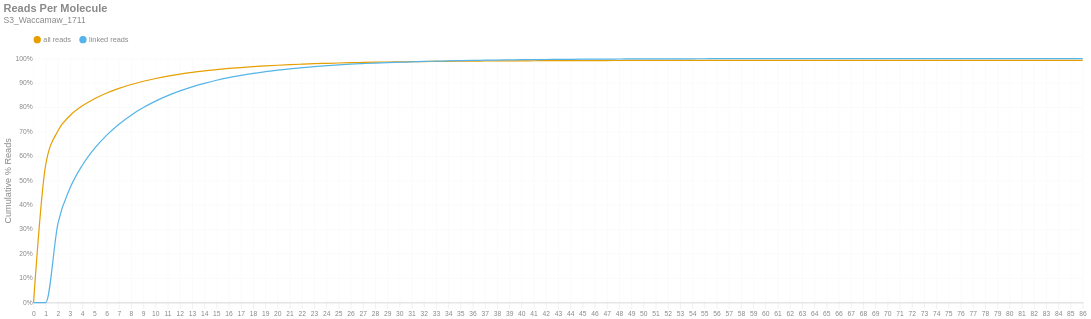

This figure's notebook cell:
### Markdown cell above
### Reads per Molecule
This chart shows the cumulative distribution of the number of reads per linked molecule. That is, how many alignments are associated with a unique molecule. This excludes the number of reads associated with invalid or absent linked-read barcodes. The `linked` histogram is the percentages recalculated when disregarding singletons.

### Code cell
if SKIPLR:
    print_html(f"Skipped")
else:
    counts = np.bincount(valids['reads'].cast(pl.Int64).to_numpy())
    weighted = counts * np.arange(len(counts))
    all_perc = weighted / n_reads
    linked_perc = weighted / n_linked_reads
    linked_perc[1] = 0
    binned_df = pl.DataFrame({
        'readsper': list(range(len(counts))),
        'all reads (cumsum)': np.cumsum(all_perc).tolist(),
        'linked reads (cumsum)': np.cumsum(linked_perc).tolist(),
    })

    with SafeRender(binned_df):
        (
            density_plot(binned_df, 'Reads Per Molecule', samplename, 'readspmol')
            .encode(
                x=alt.X('readsper:O', title=None).axis(labelAngle=0).scale(padding=0),
                y=alt.Y('value:Q', title='Cumulative % Reads').axis(format='%').stack(False),
                color=alt.Color("key:N").scale(domain=["all reads", "linked reads"]),
                tooltip=[
                    alt.Tooltip("key:N", title="Data Type"),
                    alt.Tooltip("readsper:O", title="Reads Per Molecule"),
                    alt.Tooltip("value:Q", format=".2%", title="% Reads (Cum.)")
                ]            
            )
        ).display()

### Figure 1 — Vega-Lite specification as saved in the notebook (floating-point values rounded to 4 significant figures)
{"width": "container", "height": 400, "config": {"title": {"anchor": "start", "dy": -15, "fontSize": 18, "color": "#888888", "subtitleColor": "#888888", "subtitleFontSize": 14}, "arc": {"fill": "#0072B2"}, "axis": {"domainColor": "#888888", "domainWidth": 0.5, "gridWidth": 0.2, "grid": false, "titleFontWeight": 400, "titleFontSize": 15, "labelFontSize": 11, "labelColor": "#888888", "tickColor": "#888888", "tickWidth": 0.2, "titleColor": "#888888"}, "axisBand": {"grid": false}, "axisX": {"grid": true, "tickSize": 10, "domainCap": "round"}, "axisY": {"domain": false, "grid": true, "tickSize": 0, "domainCap": "round"}, "background": "transparent", "header": {"labelFontSize": 15, "labelColor": "#888888", "titleFontSize": 15, "titleFontWeight": 600, "titleColor": "#888888"}, "legend": {"labelFont": "sans-serif", "labelFontSize": 12, "labelColor": "#888888", "symbolSize": 100, "symbolType": "circle", "titleFontSize": 12, "titlePadding": 10, "titleColor": "#888888", "title": null, "orient": "top"}, "range": {"category": ["#E69F00", "#56B4E9", "#009E73", "#F0E442", "#0072B2", "#D55E00", "#CC79A7", "#000000"], "diverging": ["#cfe8f3", "#a2d4ec", "#73bfe2", "#46abdb", "#1696d2", "#12719e"]}, "area": {"fill": "#0072B2", "fillOpacity": 0.7, "line": true, "strokeOpacity": 0.7}, "line": {"color": "#0072B2", "stroke": "#0072B2", "strokeWidth": 2}, "trail": {"color": "#0072B2", "stroke": "#0072B2", "strokeWidth": 0, "size": 1}, "point": {"filled": true, "fillOpacity": 1.0, "size": 95}, "text": {"color": "#888888", "fontSize": 11, "align": "right", "fontWeight": 400, "size": 11}, "bar": {"fill": "#0072B2", "stroke": null}, "view": {"stroke": null, "continuousWidth": 660, "continuousHeight": 400}}, "data": {"name": "data-9b9ae07ac6b3848840ab9d54e0aa3b28"}, "mark": {"type": "line", "interpolate": "monotone", "point": {"opacity": 0, "size": 275}}, "encoding": {"color": {"field": "key", "scale": {"domain": ["all reads", "linked reads"]}, "type": "nominal"}, "tooltip": [{"field": "key", "title": "Data Type", "type": "nominal"}, {"field": "readsper", "title": "Reads Per Molecule", "type": "ordinal"}, {"field": "value", "format": ".2%", "title": "% Reads (Cum.)", "type": "quantitative"}], "x": {"axis": {"labelAngle": 0}, "field": "readsper", "scale": {"padding": 0}, "title": null, "type": "ordinal"}, "y": {"axis": {"format": "%"}, "field": "value", "stack": false, "title": "Cumulative % Reads", "type": "quantitative"}}, "params": [{"name": "param_c36ac31b6afebe62", "select": {"type": "point", "fields": ["key"]}, "bind": "legend"}], "title": {"text": "Reads Per Molecule", "subtitle": "S3_Waccamaw_1711"}, "transform": [{"fold": ["all reads (cumsum)", "linked reads (cumsum)"]}, {"calculate": "replace(datum.key, ' (cumsum)', '')", "as": "key"}, {"filter": {"param": "param_c36ac31b6afebe62"}}], "usermeta": {"embedOptions": {"downloadFileName": "S3_Waccamaw_1711.readspmol"}}, "$schema": "https://vega.github.io/schema/vega-lite/v6.1.0.json", "datasets": {"data-9b9ae07ac6b3848840ab9d54e0aa3b28": [{"readsper": 0, "all reads (cumsum)": 0.0, "linked reads (cumsum)": 0.0}, {"readsper": 1, "all reads (cumsum)": 0.5658, "linked reads (cumsum)": 0.0}, {"readsper": 2, "all reads (cumsum)": 0.7042, "linked reads (cumsum)": 0.3241}, {"readsper": 3, "all reads (cumsum)": 0.7666, "linked reads (cumsum)": 0.4701}, {"readsper": 4, "all reads (cumsum)": 0.8062, "linked reads (cumsum)": 0.5629}, {"readsper": 5, "all reads (cumsum)": 0.8356, "linked reads (cumsum)": 0.6318}, {"readsper": 6, "all reads (cumsum)": 0.8589, "linked reads (cumsum)": 0.6863}, {"readsper": 7, "all reads (cumsum)": 0.878, "linked reads (cumsum)": 0.7311}, {"readsper": 8, "all reads (cumsum)": 0.8938, "linked reads (cumsum)": 0.7681}, {"readsper": 9, "all reads (cumsum)": 0.9071, "linked reads (cumsum)": 0.7991}, {"readsper": 10, "all reads (cumsum)": 0.9183, "linked reads (cumsum)": 0.8254}, {"readsper": 11, "all reads (cumsum)": 0.9279, "linked reads (cumsum)": 0.8479}, {"readsper": 12, "all reads (cumsum)": 0.9362, "linked reads (cumsum)": 0.8674}, {"readsper": 13, "all reads (cumsum)": 0.9434, "linked reads (cumsum)": 0.8842}, {"readsper": 14, "all reads (cumsum)": 0.9495, "linked reads (cumsum)": 0.8985}, {"readsper": 15, "all reads (cumsum)": 0.9549, "linked reads (cumsum)": 0.9111}, {"readsper": 16, "all reads (cumsum)": 0.9594, "linked reads (cumsum)": 0.9216}, {"readsper": 17, "all reads (cumsum)": 0.9633, "linked reads (cumsum)": 0.9307}, {"readsper": 18, "all reads (cumsum)": 0.9669, "linked reads (cumsum)": 0.9391}, {"readsper": 19, "all reads (cumsum)": 0.9699, "linked reads (cumsum)": 0.9461}, {"readsper": 20, "all reads (cumsum)": 0.9726, "linked reads (cumsum)": 0.9526}, {"readsper": 21, "all reads (cumsum)": 0.9749, "linked reads (cumsum)": 0.958}, {"readsper": 22, "all reads (cumsum)": 0.9769, "linked reads (cumsum)": 0.9627}, {"readsper": 23, "all reads (cumsum)": 0.9788, "linked reads (cumsum)": 0.9671}, {"readsper": 24, "all reads (cumsum)": 0.9804, "linked reads (cumsum)": 0.9707}, {"readsper": 25, "all reads (cumsum)": 0.9818, "linked reads (cumsum)": 0.9742}, {"readsper": 26, "all reads (cumsum)": 0.9831, "linked reads (cumsum)": 0.9771}, {"readsper": 27, "all reads (cumsum)": 0.9841, "linked reads (cumsum)": 0.9795}, {"readsper": 28, "all reads (cumsum)": 0.9851, "linked reads (cumsum)": 0.9817}, {"readsper": 29, "all reads (cumsum)": 0.9859, "linked reads (cumsum)": 0.9836}, {"readsper": 30, "all reads (cumsum)": 0.9865, "linked reads (cumsum)": 0.9852}, {"readsper": 31, "all reads (cumsum)": 0.9872, "linked reads (cumsum)": 0.9868}, {"readsper": 32, "all reads (cumsum)": 0.9878, "linked reads (cumsum)": 0.9883}, {"readsper": 33, "all reads (cumsum)": 0.9883, "linked reads (cumsum)": 0.9894}, {"readsper": 34, "all reads (cumsum)": 0.9889, "linked reads (cumsum)": 0.9906}, {"readsper": 35, "all reads (cumsum)": 0.9892, "linked reads (cumsum)": 0.9915}, {"readsper": 36, "all reads (cumsum)": 0.9896, "linked reads (cumsum)": 0.9924}, {"readsper": 37, "all reads (cumsum)": 0.99, "linked reads (cumsum)": 0.9932}, {"readsper": 38, "all reads (cumsum)": 0.9903, "linked reads (cumsum)": 0.994}, {"readsper": 39, "all reads (cumsum)": 0.9905, "linked reads (cumsum)": 0.9946}, {"readsper": 40, "all reads (cumsum)": 0.9908, "linked reads (cumsum)": 0.9952}, {"readsper": 41, "all reads (cumsum)": 0.991, "linked reads (cumsum)": 0.9957}, {"readsper": 42, "all reads (cumsum)": 0.9912, "linked reads (cumsum)": 0.9961}, {"readsper": 43, "all reads (cumsum)": 0.9914, "linked reads (cumsum)": 0.9965}, {"readsper": 44, "all reads (cumsum)": 0.9916, "linked reads (cumsum)": 0.997}, {"readsper": 45, "all reads (cumsum)": 0.9917, "linked reads (cumsum)": 0.9974}, {"readsper": 46, "all reads (cumsum)": 0.9919, "linked reads (cumsum)": 0.9977}, {"readsper": 47, "all reads (cumsum)": 0.992, "linked reads (cumsum)": 0.998}, {"readsper": 48, "all reads (cumsum)": 0.9921, "linked reads (cumsum)": 0.9982}, {"readsper": 49, "all reads (cumsum)": 0.9922, "linked reads (cumsum)": 0.9983}, {"readsper": 50, "all reads (cumsum)": 0.9922, "linked reads (cumsum)": 0.9985}, {"readsper": 51, "all reads (cumsum)": 0.9923, "linked reads (cumsum)": 0.9987}, {"readsper": 52, "all reads (cumsum)": 0.9924, "linked reads (cumsum)": 0.9988}, {"readsper": 53, "all reads (cumsum)": 0.9924, "linked reads (cumsum)": 0.999}, {"readsper": 54, "all reads (cumsum)": 0.9925, "linked reads (cumsum)": 0.9991}, {"readsper": 55, "all reads (cumsum)": 0.9925, "linked reads (cumsum)": 0.9993}, {"readsper": 56, "all reads (cumsum)": 0.9926, "linked reads (cumsum)": 0.9994}, {"readsper": 57, "all reads (cumsum)": 0.9926, "linked reads (cumsum)": 0.9994}, {"readsper": 58, "all reads (cumsum)": 0.9926, "linked reads (cumsum)": 0.9994}, {"readsper": 59, "all reads (cumsum)": 0.9926, "linked reads (cumsum)": 0.9995}, {"readsper": 60, "all reads (cumsum)": 0.9926, "linked reads (cumsum)": 0.9995}, {"readsper": 61, "all reads (cumsum)": 0.9927, "linked reads (cumsum)": 0.9995}, {"readsper": 62, "all reads (cumsum)": 0.9927, "linked reads (cumsum)": 0.9996}, {"readsper": 63, "all reads (cumsum)": 0.9927, "linked reads (cumsum)": 0.9997}, {"readsper": 64, "all reads (cumsum)": 0.9927, "linked reads (cumsum)": 0.9997}, {"readsper": 65, "all reads (cumsum)": 0.9927, "linked reads (cumsum)": 0.9997}, {"readsper": 66, "all reads (cumsum)": 0.9928, "linked reads (cumsum)": 0.9998}, {"readsper": 67, "all reads (cumsum)": 0.9928, "linked reads (cumsum)": 0.9998}, {"readsper": 68, "all reads (cumsum)": 0.9928, "linked reads (cumsum)": 0.9999}, {"readsper": 69, "all reads (cumsum)": 0.9928, "linked reads (cumsum)": 0.9999}, {"readsper": 70, "all reads (cumsum)": 0.9928, "linked reads (cumsum)": 0.9999}, {"readsper": 71, "all reads (cumsum)": 0.9928, "linked reads (cumsum)": 0.9999}, {"readsper": 72, "all reads (cumsum)": 0.9928, "linked reads (cumsum)": 0.9999}, {"readsper": 73, "all reads (cumsum)": 0.9928, "linked reads (cumsum)": 1.0}, {"readsper": 74, "all reads (cumsum)": 0.9928, "linked reads (cumsum)": 1.0}, {"readsper": 75, "all reads (cumsum)": 0.9928, "linked reads (cumsum)": 1.0}, {"readsper": 76, "all reads (cumsum)": 0.9928, "linked reads (cumsum)": 1.0}, {"readsper": 77, "all reads (cumsum)": 0.9928, "linked reads (cumsum)": 1.0}, {"readsper": 78, "all reads (cumsum)": 0.9928, "linked reads (cumsum)": 1.0}, {"readsper": 79, "all reads (cumsum)": 0.9928, "linked reads (cumsum)": 1.0}, {"readsper": 80, "all reads (cumsum)": 0.9928, "linked reads (cumsum)": 1.0}, {"readsper": 81, "all reads (cumsum)": 0.9928, "linked reads (cumsum)": 1.0}, {"readsper": 82, "all reads (cumsum)": 0.9928, "linked reads (cumsum)": 1.0}, {"readsper": 83, "all reads (cumsum)": 0.9928, "linked reads (cumsum)": 1.0}, {"readsper": 84, "all reads (cumsum)": 0.9928, "linked reads (cumsum)": 1.0}, {"readsper": 85, "all reads (cumsum)": 0.9928, "linked reads (cumsum)": 1.0}, {"readsper": 86, "all reads (cumsum)": 0.9929, "linked reads (cumsum)": 1.0}]}}
